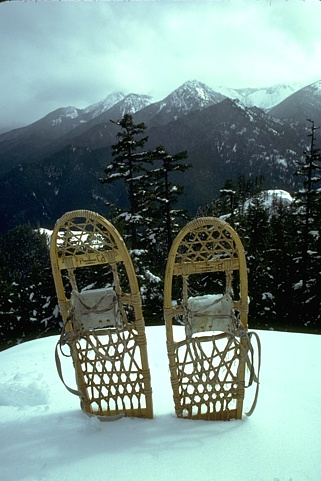
%> input picture Improved  Salp Swarm Algorithm/image/2018.jpg, 321 x 481 px; its folder holds only this picture in this run
$ octave demo4.m   (GNU Octave 9; MATLAB toolbox functions it lacks are replaced by stand-ins)
%> lines starting %> are read from the running program, lines starting %| are printed output that depends on the picture
### Improved  Salp Swarm Algorithm/ThetaFit4.m
function Fitness = ThetaFit4(Theta,C)    %%一次计算一个粒子
 w0=0;
 w1=0;
 w2=0;
 w3=0;
 w4=0;
Theta=round(Theta);%四舍五入函数
z=imhist(C);
[m n]=size(C);
N=m*n;
for i=1:256
    p(i)=z(i)/N;
end
if (Theta(1)<=Theta(2))&(Theta(2)<=Theta(3))
 for k=0:255
      if k<=Theta(1)
                w0=w0+p(k+1);%该阶段总灰度占比例
            elseif k<=Theta(2)
                w1=w1+p(k+1);
             elseif k<=Theta(3)
                 w2=w2+p(k+1);
             elseif k<=Theta(4)
                 w3=w3+p(k+1);
            else
                w4=w4+p(k+1);
      end
   end
        q0=0;
        q1=0;
        q2=0;
        q3=0;
        q4=0;
        if w0*w1*w2*w3*w4>1e-10
                for k=1:Theta(1)
                    q0=q0+p(k+1)/w0*(exp(1-p(k+1)/w0));%

                end
                for k=Theta(1)+1:Theta(2)
                   q1=q1+p(k+1)/w1*(exp(1-p(k+1)/w1));
                 end
                for k=Theta(2)+1:Theta(3)
                    q2=q2+p(k+1)/w2*(exp(1-p(k+1)/w2));
                end
                for k=Theta(3)+1:Theta(4)
                    q3=q3+p(k+1)/w3*(exp(1-p(k+1)/w3));
                end
                for k=Theta(4)+1:255
                    q4=q4+p(k+1)/w4*(exp(1-p(k+1)/w4));
                end
               Fitness=q0+q1+q2+q3+q4;
        else
       Fitness=0;
        end
  else
      Fitness=0;
  end


### Improved  Salp Swarm Algorithm/tenttest3.m
function x=tenttest3(a,b,n)
% [7 lines of commented-out code are left out]

p(1)=a;
%p(1)=a;
%以上所给的初值和分形参数满足各自的混沌条件

for i=1:n
if (p(i)>0 & p(i)<b) %不能写成0<x(i)<b
p(i+1)=(p(i)+rand()*0.01)/b;
%p(i+1)=p(i)/b+rand()*0.01;
%p(i+1)=p(i)/b;
else
p(i+1)=(1-p(i)-rand()*0.01)/(1-b);
%p(i+1)=(1-p(i))/(1-b)-rand()*0.01;
%p(i+1)=(1-p(i))/(1-b);
end

p(i+1)=max(p(i+1),0);
p(i+1)=min(p(i+1),1);
end

% [5 lines of commented-out code are left out]


x=p;
%x=double(p+1)/2.0;
%plot(x,'y'); title('量化的二值Tent 序列');
%axis([0 20 0 1.5]);
end

### Improved  Salp Swarm Algorithm/demo4.m

clc;
clear;
RootDir = pwd;

gtPath = fullfile(RootDir,'image');

%resPath = fullfile(RootDir,'result');
resPath1 = fullfile(RootDir,'result14');
resPath2 = fullfile(RootDir,'result24');
%if ~exist(resPath,'dir')
 %   mkdir(resPath);
%end
if ~exist(resPath1,'dir')
    mkdir(resPath1);
end
if ~exist(resPath2,'dir')
    mkdir(resPath2);
end

gtFiles = dir(fullfile(gtPath,'*.jpg'));
for k = 1:length(gtFiles)

[m,map1]= imread(fullfile(gtPath,gtFiles(k).name));
%> m is the input picture: size 481x321x3 uint8; mean R, G, B 116.7, 137.9, 133.6
%C=m(:,:,2);
%C=m;
C=rgb2gray(m);
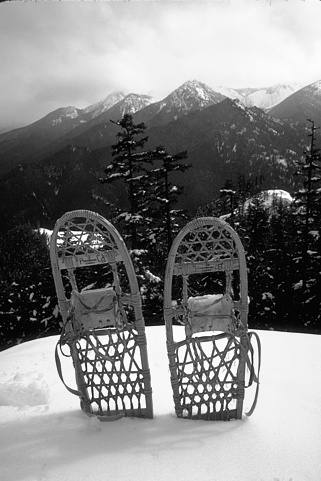
%> C: size 481x321 uint8; min 0, max 255, mean 131
Wmax = 0.9;             %最大惯性因子
Wmin = 0.1;             %最小惯性因子

costfunction=@(x,C)ThetaFit4(x,C);

vdix=4;
vall=12;
varsize=[1,vdix];
vmin=2;
vmax=254;
intermax=50;

empy.position=[];
empy.cost=[];
empy.best.position=[];
empy.best.position=[];
food.cost=-inf;
bestint=1;
slaps=repmat(empy,vall,1);

xyz=zeros(vdix,vall);
b=0.15/vdix;%initial sequence value
a=0.3;
for i=1:vdix
xx=0.5;
xx1=tenttest3(a,xx,vall);%initial population
a=a+b;

for j=1:vall
xyz(i,j)=xx1(j);
end
end
%}
for i=1:vall
  % 0 64 128 192 255

 a11=xyz(1,i)*(64-vmin)+vmin;
 b11=xyz(2,i)*64+64;
 c11=xyz(3,i)*64+128;
 d11=xyz(3,i)*64+192;
slaps(i).position=[a11,b11,c11,d11];%mapping to range space

  slaps(i).cost=costfunction(slaps(i).position,C);
  slaps(i).best.position= slaps(i).position;
  slaps(i).best.cost=slaps(i).cost;

if  slaps(i).best.cost>food.cost
food=slaps(i).best;
 end
end
%> this loop made 12 passes
%> food on passes 1, 3: {position [20.6 85.6 152 216], cost 13.21}, {position [48.57 103.9 158.7 222.7], cost 13.26}
%> after the loop, slaps = 12 items; first 5, position and cost: [20.6 85.6 152 216] 13.21, [40.25 107.6 176.6 240.6] 13.1, [48.57 103.9 158.7 222.7] 13.26, [32.35 111.4 189.9 253.9] 11.63, [63.01 96.91 131.5 195.5] 13.25

bestcosts=zeros(intermax,1);
start_time=cputime;
 for j=1:intermax
     %inertia weight
     w2=0.5*exp(-(4*j/intermax)^2)+0.1+sin(j)/(j+1);
     w0=(exp(-1/10*j)*(sin(pi*(j))+cos(pi*(j ))+pi/2))/2.95*0.5;
    w3=(exp(-1/10*j)*(sin(pi*j)+cos(pi*j)))/pi
      w1=w3;
       if j>2
   jsd=bestcosts(j-1)- bestcosts(j-2);%slope of fitness function
  if jsd<0.1
   if w1<0.7 &&w1>0
   w1=w1+0.2;
   elseif w1>-0.7 &&w1<0
   w1=w1-0.2;
   end
  end
    for i=1:vall
    if i<vall/2
        a2=rand()
        if a2>0.5 %divide the leaders
        slaps(i).position =food.position*(1-w0)+slaps(i).position*w0;
        else
          slaps(i).position =(1-w0)*(food.position*(1-w1)+w1*((vmax-vmin)*a2+vmin))+slaps(i).position*w0; %random move
        end
    elseif i > vall/2-1&& i < vall+1
      slaps(i).position=(slaps(i).position+ w3*slaps(i-1).position)/2;%update the location of followers


    end
    end


   for i=1:vall
    if i > vall/2&& i < vall+1
         a3=rand();
         if a3>0.7
       slaps(i).position= slaps(i).position+w3*((vmax-vmin)*a2+vmin); %random move
         end
    end
    end
    end
    %}


    for i=1:vall
      slaps(i).position=max(slaps(i).position,vmin);
        slaps(i).position=min(slaps(i).position,vmax);
        slaps(i).cost=costfunction(slaps(i).position,C);
      if slaps(i).cost>slaps(i).best.cost
          slaps(i).best= slaps(i);

      %slaps(i).best.position= slaps(i).position;
      %slaps(i).best.cost=slaps(i).cost;
      end
      if slaps(i).best.cost>food.cost
          food=slaps(i).best;
           bestint=j;
      end
    end
   bestcosts(j)=food.cost;
   if j>2
   if (bestcosts(j)-bestcosts(j-1)==0)&&(bestcosts(j)~=0);
       t=j-1;
       bb=bestcosts(j);
      % break;
   end
   jsd=bestcosts(j)-2*bestcosts(j-1)+ bestcosts(j-2);
   end
 end
%> this loop made 50 passes
%> (jsd, bb) on passes 3, 4, 5, 9, 10, 11, 13, 15, 16, 17, 19, 20: (0, 13.26), (0, 13.26), (0, 13.26), (-0.00293, 13.26), (0, 13.26), (0, 13.26), (-0.00305, 13.27), (-0.00153, 13.27), (0, 13.27), (0, 13.27), (-0.000864, 13.27), (0, 13.27)
%> jsd on passes 6, 7, 8, 12, 14, 18: 0.00078, 0.00128, 0.000862, 0.00305, 0.00153, 0.000864
%> after the loop, a2 = 0.688; a3 = 0.248; bestcosts = 50 values from 13.26 to 13.27; bestint = 25; food = {position [44.5 97.54 150 209], cost 13.27}; slaps = 12 items; first 5, position and cost: [44.46 97.53 150 209.1] 13.27, [44.47 97.54 150 209.1] 13.27, [50 92.35 134.2 181.3] 13.25, [44.52 97.59 150.1 209.1] 13.27, [44.47 97.54 150 209.1] 13.27; t = 49


figure(1);
semilogy(bestcosts,'LineWidth',2);
xlabel('Iterations');
ylabel('Best Cost');
grid on;
title('Improved Algorithm(K=4) ')
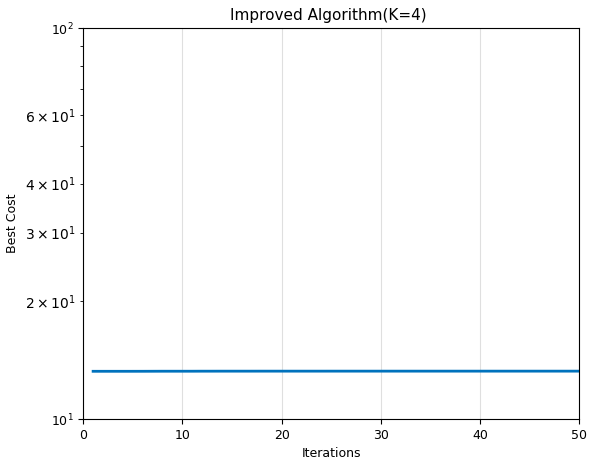
%> figure redrawn from the program's plot data; curve peaks at x = 25, y = 13.27

   [m,n]=size(C);
%> m = 481; n = 321
   z=zeros(m,n);
% percentege=0;
 % 0 64 128 192 255

    for i=1:m
        for j=1:n
          if C(i,j)<=round(food.position(1))-1
           z(i,j)=0;
          elseif C(i,j)<=round(food.position(2))-1
              z(i,j)=64;
          elseif C(i,j)<=round(food.position(3))-1
              z(i,j)=128;
          elseif C(i,j)<=round(food.position(4))-1
              z(i,j)=192;
          else
              z(i,j)=255;
    %           percentege=percentege+1;
          end
      end
    end
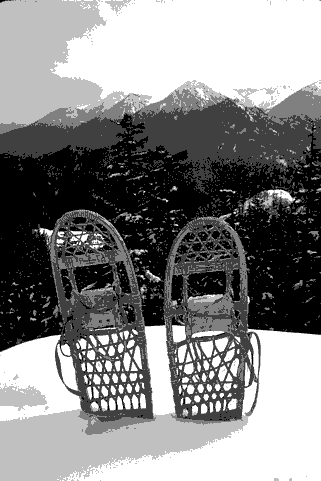
%> z: size 481x321 double; min 0, max 255, mean 133.4

    z=z/255;
resName1 = sprintf([gtFiles(k).name(1:end-4),'_',num2str(bestcosts(intermax)),'_gj',num2str(vdix) ,'.jpg']);
%> resName1 = '2018_13.269_gj4.jpg'
imwrite(z,fullfile(resPath1,resName1));%image with fitness value in the name
resName2 = sprintf([gtFiles(k).name(1:end-4),'_',num2str(bestint),'_gj',num2str(vdix) ,'.jpg']);
%> resName2 = '2018_25_gj4.jpg'
imwrite(z,fullfile(resPath2,resName2));%image with number of iterations in the name

end

$ run again, on Improved  Salp Swarm Algorithm/image/5096.jpg
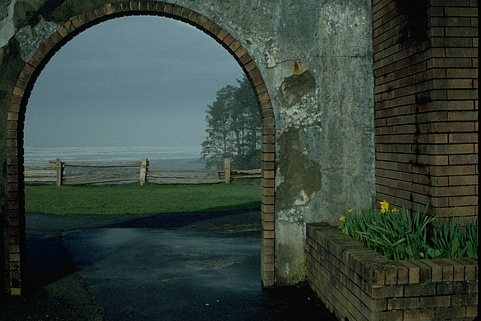
%> input picture Improved  Salp Swarm Algorithm/image/5096.jpg, 481 x 321 px
%> m is the input picture: size 321x481x3 uint8; mean R, G, B 54.9, 68.2, 59.8
%> `C=rgb2gray(m);`:
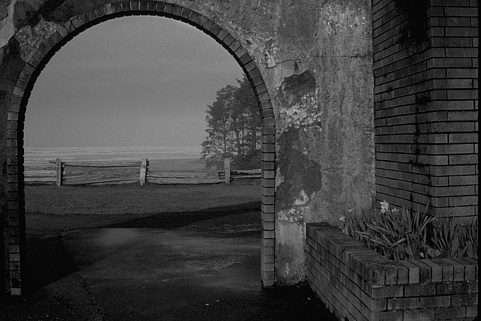
%> C: size 321x481 uint8; min 0, max 200, mean 63.2
%> the loop `for i=1:vall` made 12 passes
%> food on passes 1, 5: {position [20.6 85.6 152 216], cost 0}, {position [63.01 96.91 131.5 195.5], cost 11.45}
%> after the loop `for i=1:vall`: slaps = 12 items; first 5, position and cost: [20.6 85.6 152 216] 0, [40.25 107.6 176.6 240.6] 0, [48.57 103.9 158.7 222.7] 0, [32.35 111.4 189.9 253.9] 0, [63.01 96.91 131.5 195.5] 11.45
%> the loop `for j=1:intermax` made 50 passes
%> jsd on passes 3 to 10: 1.59, -1.55, -0.0392, 0.0216, -0.0227, -0.00121, 0.00214, -0.00214
%> after the loop `for j=1:intermax`: a2 = 0.688; a3 = 0.248; bestcosts = 50 values from 11.45 to 13.11; bestint = 15; food = {position [44.23 70.16 105.7 151.3], cost 13.11}; slaps = 12 items; first 5, position and cost: [44.18 70.14 105.7 151.4] 13.11, [44.19 70.15 105.7 151.4] 13.11, [49.78 70.49 98.84 135.3] 12.97, [44.24 70.19 105.7 151.4] 13.11, [44.19 70.14 105.7 151.4] 13.11; t = 49
%> after the loop `for i=1:m`:
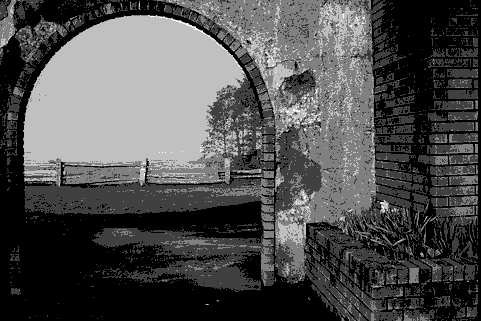
%> z: size 321x481 double; min 0, max 255, mean 78.8
%> resName1 = '5096_13.1147_gj4.jpg'
%> resName2 = '5096_15_gj4.jpg'

$ run again, on Improved  Salp Swarm Algorithm/image/6046.jpg
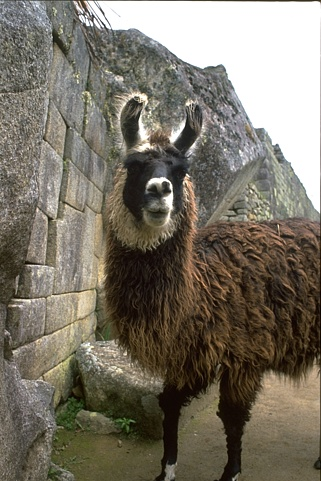
%> input picture Improved  Salp Swarm Algorithm/image/6046.jpg, 321 x 481 px
%> m is the input picture: size 481x321x3 uint8; mean R, G, B 121.4, 115.1, 102.2
%> `C=rgb2gray(m);`:
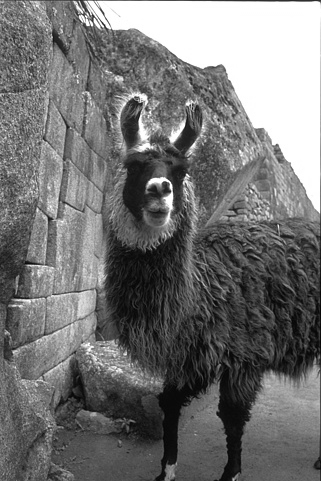
%> C: size 481x321 uint8; min 4, max 255, mean 115.5
%> the loop `for i=1:vall` made 12 passes
%> food on passes 1, 2, 3, 5: {position [20.6 85.6 152 216], cost 11.98}, {position [40.25 107.6 176.6 240.6], cost 12.01}, {position [48.57 103.9 158.7 222.7], cost 12.06}, {position [63.01 96.91 131.5 195.5], cost 12.2}
%> after the loop `for i=1:vall`: slaps = 12 items; first 5, position and cost: [20.6 85.6 152 216] 11.98, [40.25 107.6 176.6 240.6] 12.01, [48.57 103.9 158.7 222.7] 12.06, [32.35 111.4 189.9 253.9] 11.37, [63.01 96.91 131.5 195.5] 12.2
%> the loop `for j=1:intermax` made 50 passes
%> (jsd, bb) on passes 4, 7, 8, 10, 11, 12, 13, 15: (-0.77, 12.97), (-0.00255, 12.99), (0, 12.99), (-0.000692, 12.99), (0, 12.99), (0, 12.99), (0, 12.99), (-0.000885, 12.99)
%> after the loop `for j=1:intermax`: a2 = 0.688; a3 = 0.248; bestcosts = 50 values from 12.2 to 12.99; bestint = 21; food = {position [28.46 45.74 76.58 109.3], cost 12.99}; slaps = 12 items; first 5, position and cost: [28.41 45.69 76.56 109.3] 12.99, [28.42 45.71 76.57 109.3] 12.99, [37.19 50.99 75.61 101.7] 12.97, [28.46 45.75 76.61 109.4] 12.99, [28.41 45.7 76.56 109.3] 12.99; t = 49
%> after the loop `for i=1:m`:
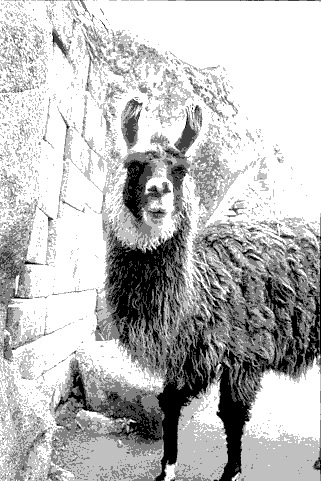
%> z: size 481x321 double; min 0, max 255, mean 187.4
%> resName1 = '6046_12.9867_gj4.jpg'
%> resName2 = '6046_21_gj4.jpg'
